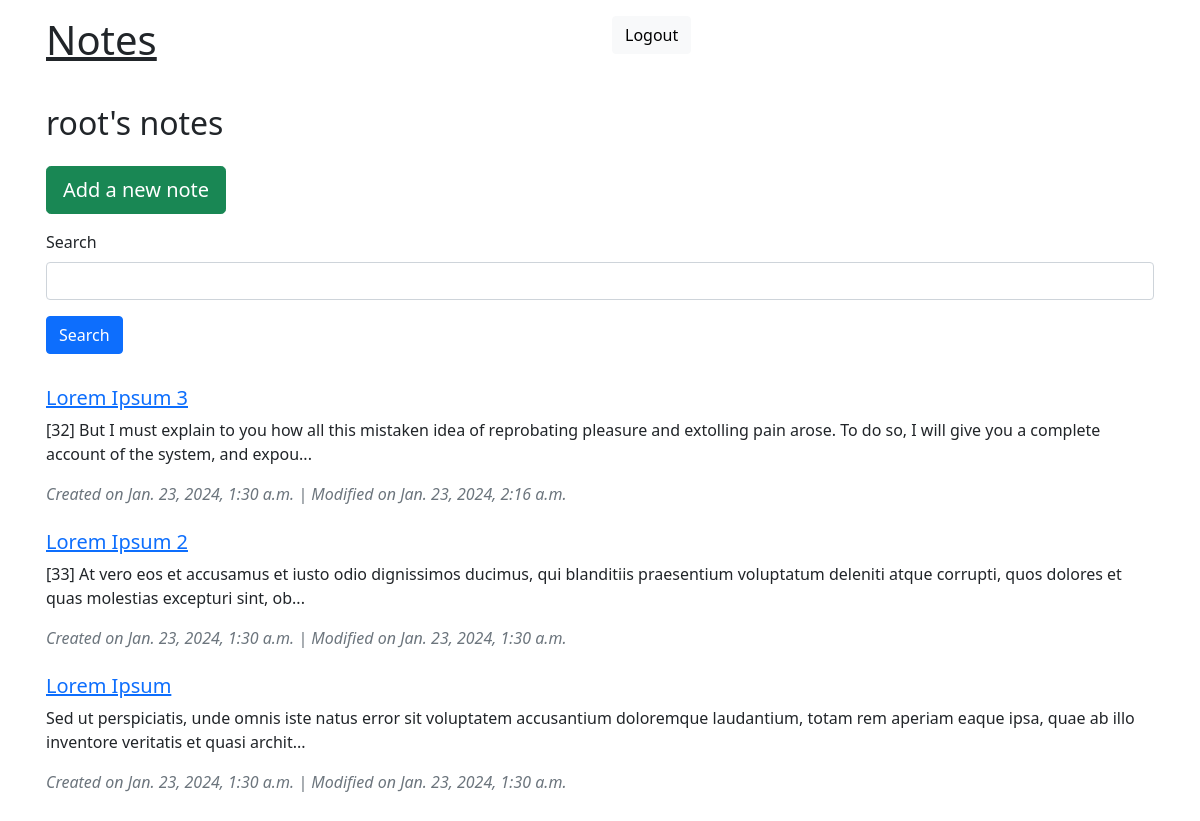
Before: / (signed in) with the older database file.
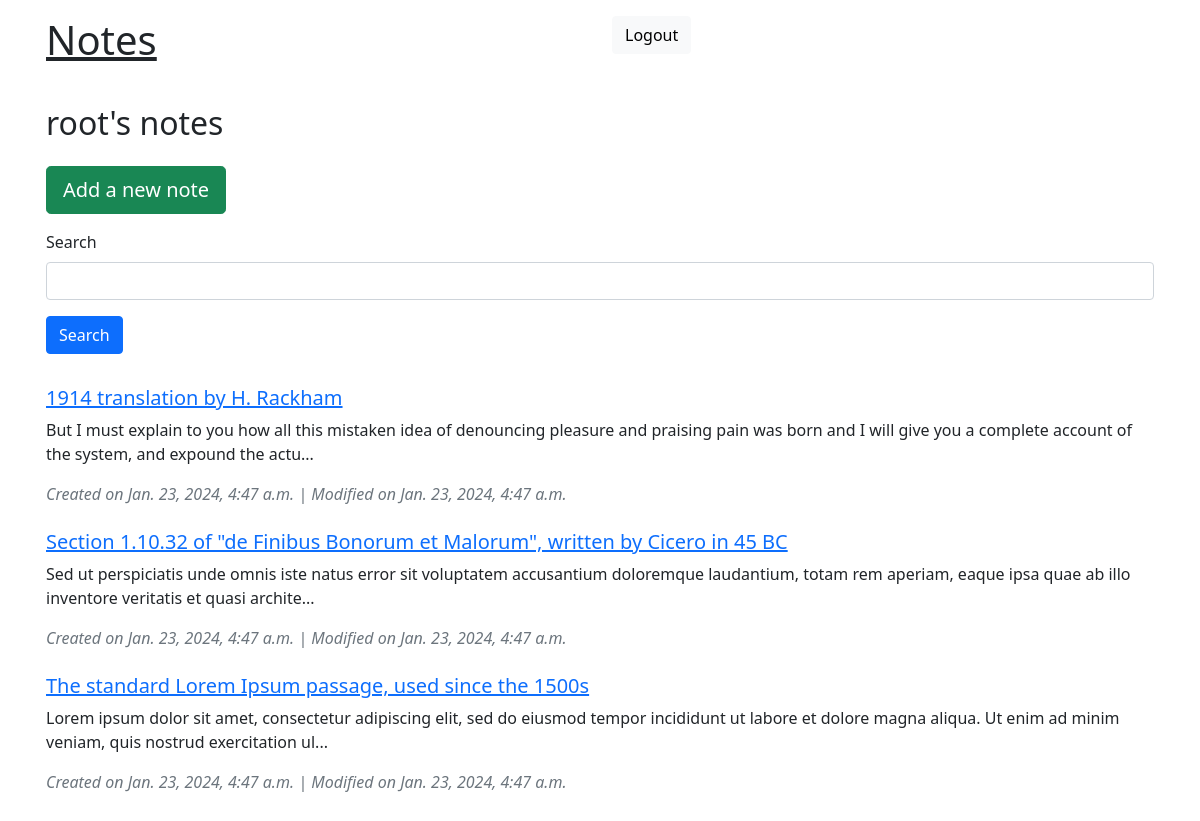
After: the same page with the newer database file.
### notes/models.py (models this page shows, shortened)
class Note(models.Model):
    user = models.ForeignKey(
        User,
        on_delete=models.CASCADE,
        related_name="notes",
        verbose_name="User",
    )
    title = models.CharField("Title", max_length=140)
    content = models.TextField("Content", blank=True)
    created = models.DateTimeField("Created", blank=True, auto_now_add=True)
    modified = models.DateTimeField(
        "Modified", blank=True, null=True, auto_now=True
    )
    @property
    def preview_content(self):
        if len(self.content) > 180:
            return self.content[:177] + "..."
        return self.content
    class Meta:
        verbose_name = "Note"

### notes/views.py (the view)
# urls.py: path("", NoteListView.as_view(), name="notes"),
class NoteListView(LoginRequiredMixin, ListView):
    model = Note
    context_object_name = "notes"
    def get(self, request, *args, **kwargs):
        form = SearchForm(request.GET)
        search_query = request.GET.get("q", "")
        filter_q_obj = self.get_search_q_object(search_query) & Q(
            user=self.request.user
        )
        self.object_list = Note.objects.filter(filter_q_obj).order_by(
            "-created"
        )
        context = {"form": form, "notes": self.object_list}
        return self.render_to_response(context)
    def get_search_q_object(self, search_query: str) -> Q:
        q_obj = Q()
        if search_query:
            search_items = search_query.split()
            for item in search_items:
                q_obj |= Q(title__icontains=item)
        return q_obj

### notes/forms.py
class SearchForm(forms.Form):
    q = forms.CharField(max_length=140, required=False, label="Search")

### notes/templates/notes/note_list.html
{% extends "notes/base.html" %}
{% load crispy_forms_tags %}
{% block content %}
<div>
    {% if request.user.is_authenticated %}
        <h2>{{ user.username }}'s notes</h2>
    {% else %}
        <h2>Notes</h2>
    {% endif %}
    <a href="{% url 'note-create' %}" class="btn btn-lg btn-success mb-3 mt-3">Add a new note</a>
    <div>
        <form method="GET">
            {{ form|crispy }}
            <button type="submit" class="btn btn-primary">Search</button>
        </form>
    </div>
    <br>
    {% for note in notes %}
        <div class="row mt-2">
            <h5><a href="{% url 'note-detail' note.pk %}">{{ note.title }}</a></h5>
            <p>{{ note.preview_content }}</p>
            <p class="text-secondary"><i><span>Created on {{ note.created }}</span> | <span>Modified on {{ note.modified }}</span></i></p>
        </div>
    {% endfor %}
</div>
{% endblock %}

Changed rows visible on the page:
removed Note: title "Lorem Ipsum 3", preview_content "[32] But I must explain to you how all this mistaken idea of reprobating pleasure and extolling pain arose. To do so, I will give you a complete account of the system, and expou...", created "Jan. 23, 2024, 1:30 a.m.", modified "Jan. 23, 2024, 2:16 a.m."
removed Note: title "Lorem Ipsum 2", preview_content "[33] At vero eos et accusamus et iusto odio dignissimos ducimus, qui blanditiis praesentium voluptatum deleniti atque corrupti, quos dolores et quas molestias excepturi sint, ob...", created "Jan. 23, 2024, 1:30 a.m.", modified "Jan. 23, 2024, 1:30 a.m."
removed Note: title "Lorem Ipsum", preview_content "Sed ut perspiciatis, unde omnis iste natus error sit voluptatem accusantium doloremque laudantium, totam rem aperiam eaque ipsa, quae ab illo inventore veritatis et quasi archit...", created "Jan. 23, 2024, 1:30 a.m.", modified "Jan. 23, 2024, 1:30 a.m."
added Note: title "1914 translation by H. Rackham", preview_content "But I must explain to you how all this mistaken idea of denouncing pleasure and praising pain was born and I will give you a complete account of the system, and expound the actu...", created "Jan. 23, 2024, 4:47 a.m.", modified "Jan. 23, 2024, 4:47 a.m."
added Note: title "Section 1.10.32 of \"de Finibus Bonorum et Malorum\", written by Cicero in 45 BC", preview_content "Sed ut perspiciatis unde omnis iste natus error sit voluptatem accusantium doloremque laudantium, totam rem aperiam, eaque ipsa quae ab illo inventore veritatis et quasi archite...", created "Jan. 23, 2024, 4:47 a.m.", modified "Jan. 23, 2024, 4:47 a.m."
added Note: title "The standard Lorem Ipsum passage, used since the 1500s", preview_content "Lorem ipsum dolor sit amet, consectetur adipiscing elit, sed do eiusmod tempor incididunt ut labore et dolore magna aliqua. Ut enim ad minim veniam, quis nostrud exercitation ul...", created "Jan. 23, 2024, 4:47 a.m.", modified "Jan. 23, 2024, 4:47 a.m."
